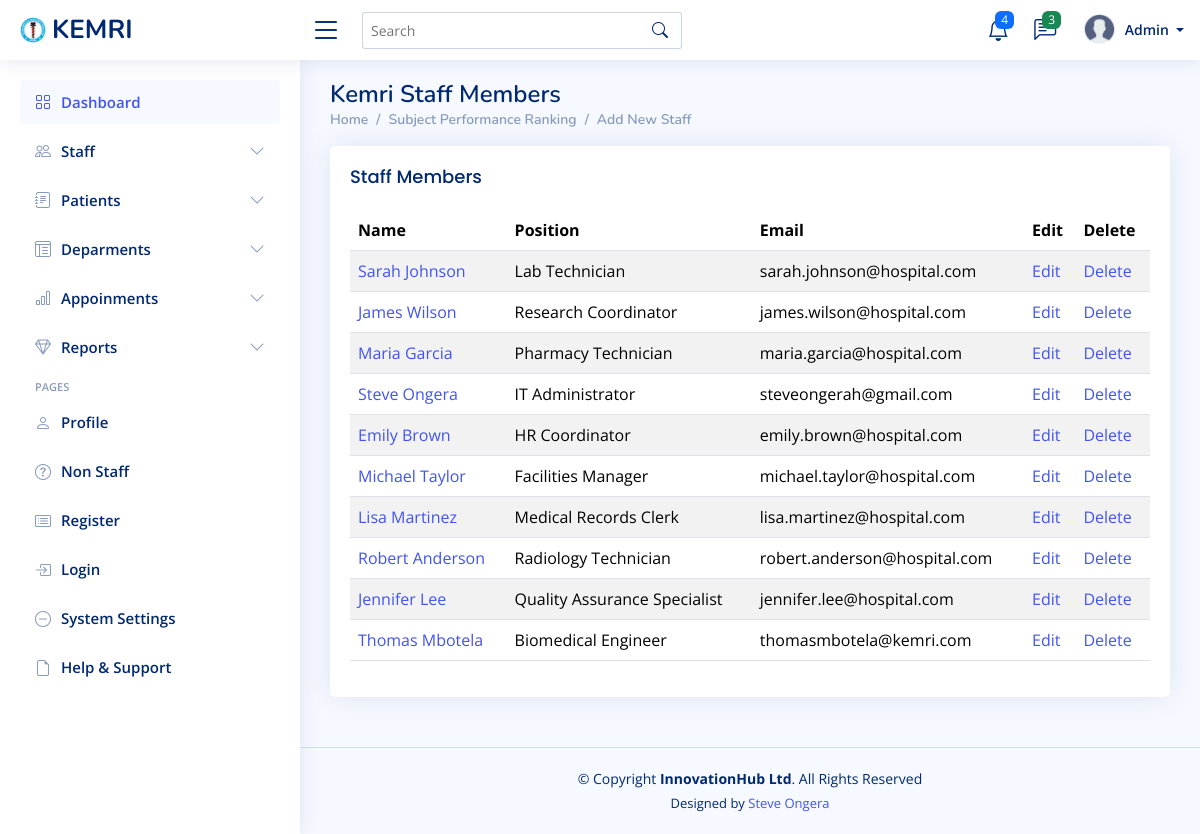
Page /staff/ on the committed database.
### mtwapa_branch/models.py (models this page shows, shortened)
class Staff(models.Model):
    first_name = models.CharField(max_length=100)
    last_name = models.CharField(max_length=100)
    phone = models.CharField(max_length=15)
    email = models.EmailField(max_length=100, blank=True, null=True)
    identification_no = models.CharField(max_length=100, blank=True, null=True)
    date_of_birth = models.DateField(blank=True, null=True)
    gender = models.CharField(
        max_length=10,
        choices=[('Male', 'Male'), ('Female', 'Female'), ('Other', 'Other')],
        blank=True,
        null=True
    )
    profile_picture = models.ImageField(upload_to='staff_profiles/', blank=True, null=True)
    position = models.CharField(max_length=100)  # E.g., Researcher, Lab Technician
    department = models.ForeignKey('Department', on_delete=models.SET_NULL, null=True)
    employee_id = models.CharField(max_length=50, unique=True)  # Unique employee ID
    date_hired = models.DateField(default=now)
    contract_type = models.CharField(
        max_length=50,
        choices=[('Permanent', 'Permanent'), ('Contract', 'Contract'), ('Intern', 'Intern')],
        blank=True,
        null=True
    )
    salary = models.DecimalField(max_digits=10, decimal_places=2, blank=True, null=True)
    shift = models.CharField(
        max_length=50,
        choices=[('Day', 'Day'), ('Night', 'Night'), ('Flexible', 'Flexible')],
        blank=True,
        null=True
    )
    address = models.TextField(blank=True, null=True)
    city = models.CharField(max_length=100, blank=True, null=True)
    region = models.CharField(max_length=100, blank=True, null=True)
    emergency_contact_name = models.CharField(max_length=100, blank=True, null=True)
    emergency_contact_phone = models.CharField(max_length=15, blank=True, null=True)
    access_level = models.CharField(
        max_length=50,
        choices=[('Admin', 'Admin'), ('Manager', 'Manager'), ('Staff', 'Staff')],
        blank=True,
        null=True
    )
    is_active = models.BooleanField(default=True)
    qualifications = models.TextField(blank=True, null=True)  # E.g., Degrees, Certifications
    experience_years = models.PositiveIntegerField(blank=True, null=True)
    skills = models.TextField(blank=True, null=True)  # E.g., Specializations
    created_at = models.DateTimeField(auto_now_add=True)
    updated_at = models.DateTimeField(auto_now=True)

### mtwapa_branch/views.py (the view)
# urls.py: path('staff/', views.staff_list, name='staff_list'),
def staff_list(request):
    staff_members = Staff.objects.all()
    return render(request, 'staff/staff_list.html', {'staff_members': staff_members})

### templates/staff/staff_list.html
{% extends "base/base.html" %}
{% block content %}
<div class="pagetitle">
    <h1>Kemri Staff Members  </h1>
    <nav>
      <ol class="breadcrumb">
        <li class="breadcrumb-item"><a href="{% url 'dashboard'%}">Home</a></li>
        <li class="breadcrumb-item">Subject Performance Ranking</li>
        <li class="breadcrumb-item active"><a href="{% url 'staff_create' %}">Add New Staff</a></li>
      </ol>
    </nav>
  </div>
  <section class="section">
    <div class="row">
      <div class="col-lg-12">
        <div class="card">
          <div class="card-body">
            <h5 class="card-title">Staff Members </h5>
            <div class="table-responsive">
                <table class="table table-striped datatable">
                <thead>
                    <tr>
                        <th>Name </th>
                        <th> Position</th>
                        <th>Email</th>
                        <th>Edit</th>
                        <th>Delete</th>
                    </tr>
                </thead>
                <tbody>
                    {% for staff in staff_members %}
                    <tr>
                        <td><a href="{% url 'staff_detail' staff.pk %}">{{ staff.first_name }} {{ staff.last_name }}</a></td>
                        <td>  {{ staff.position }}</td>
                        <td>{{ staff.email }}</td>
                        <td><a href="{% url 'staff_update' staff.pk %}">Edit</a></td>
                        <td><a href="{% url 'staff_delete' staff.pk %}">Delete</a></td>
                    </tr>
                    {% endfor %}
                </tbody>
            </table>
        </div>
    </div>
    </div>
    </div>
    </section>
    {% endblock %}

### static/assets/css/style.css (style rules this page uses)
:root { scroll-behavior: smooth; }
body { font-family: "Open Sans", sans-serif; background: #f6f9ff; color: #444444; }
h1, h2, h3, h4, h5, h6 { font-family: "Nunito", sans-serif; }
.pagetitle { margin-bottom: 10px; }
.pagetitle h1 { font-size: 24px; margin-bottom: 0; font-weight: 600; color: #012970; }
.card { margin-bottom: 30px; border: none; border-radius: 5px; box-shadow: 0px 0 30px rgba(1, 41, 112, 0.1); }
.card-title { padding: 20px 0 15px 0; font-size: 18px; font-weight: 500; color: #012970; font-family: "Poppins", sans-serif; }
.card-body { padding: 0 20px 20px 20px; }
.breadcrumb { font-size: 14px; font-family: "Nunito", sans-serif; color: #899bbd; font-weight: 600; }
.breadcrumb a { color: #899bbd; transition: 0.3s; }
.breadcrumb .breadcrumb-item::before { color: #899bbd; }
.breadcrumb .active { color: #51678f; font-weight: 600; }

### rows in the picture
Staff: first_name "Sarah", last_name "Johnson", position "Lab Technician", email "sarah.johnson@hospital.com"
Staff: first_name "James", last_name "Wilson", position "Research Coordinator", email "james.wilson@hospital.com"
Staff: first_name "Maria", last_name "Garcia", position "Pharmacy Technician", email "maria.garcia@hospital.com"
Staff: first_name "Steve", last_name "Ongera", position "IT Administrator", email "steveongerah@gmail.com"
Staff: first_name "Emily", last_name "Brown", position "HR Coordinator", email "emily.brown@hospital.com"
Staff: first_name "Michael", last_name "Taylor", position "Facilities Manager", email "michael.taylor@hospital.com"
Staff: first_name "Lisa", last_name "Martinez", position "Medical Records Clerk", email "lisa.martinez@hospital.com"
Staff: first_name "Robert", last_name "Anderson", position "Radiology Technician", email "robert.anderson@hospital.com"
Staff: first_name "Jennifer", last_name "Lee", position "Quality Assurance Specialist", email "jennifer.lee@hospital.com"
Staff: first_name "Thomas", last_name "Mbotela", position "Biomedical Engineer", email "thomasmbotela@kemri.com"
